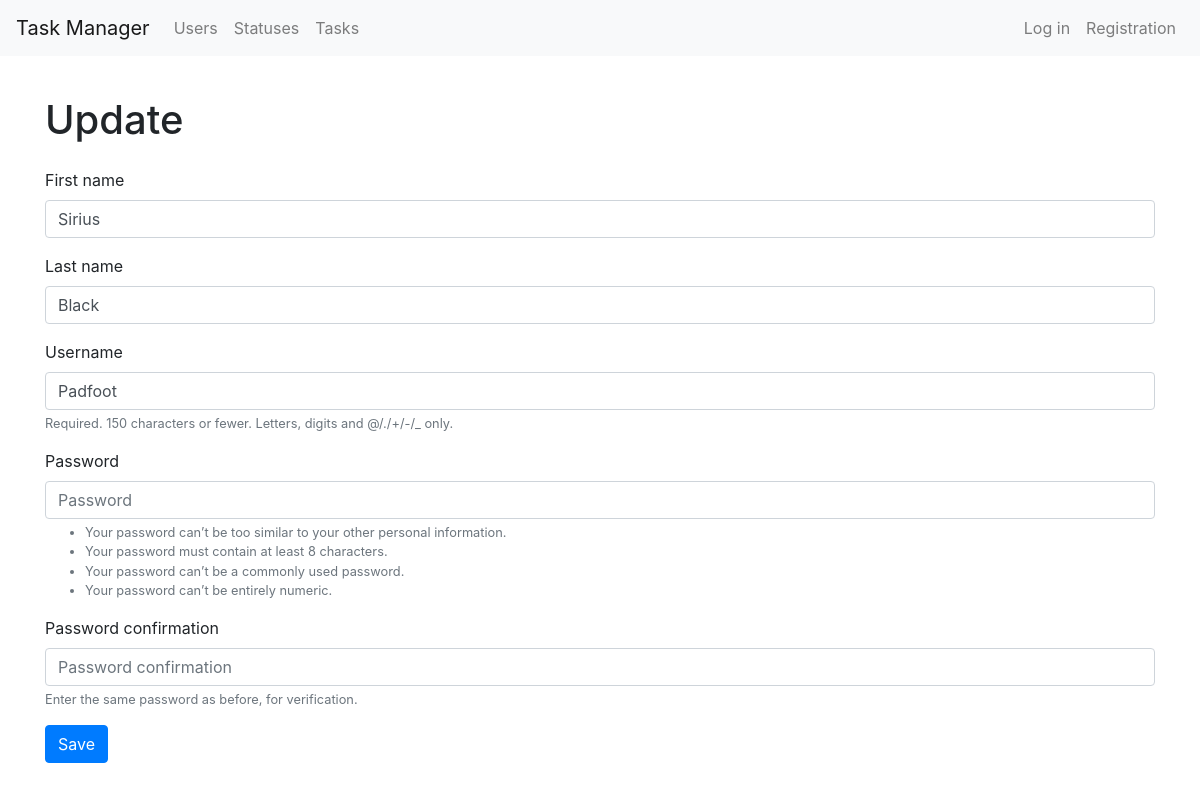
/users/2/update, run on the app's committed database.
### users/models.py (models this page shows)
class User(AbstractUser):
    def __str__(self):
        return self.get_full_name()

### users/views.py (the view)
# urls.py: path('<int:pk>/update', views.UpdateUserView.as_view(), name='update'),
class UpdateUserView(UpdateView):
    model = User
    form_class = UserRegistration
    template_name = 'users/user_update.html'

### users/forms.py
class UserRegistration(UserCreationForm):
    class Meta:
        model = models.User
        fields = ('first_name', 'last_name', 'username', 'password1', 'password2')
        labels = {
            'first_name': 'First name',
            'last_name': 'Last name',
            'username': 'Username',
        }

### users/templates/users/user_update.html (shortened to what this page needs)
{% extends 'main_page/base.html' %}
{% load bootstrap4 %}
{% block body %}
    <h1 class="my-4">Update</h1>
    <form method="post">
    {% bootstrap_form form %}
        <button type="submit" class="btn btn-primary">Save</button>
    </form>
{% endblock %}

### data on the page
User: first_name "Sirius", last_name "Black", username "Padfoot"
